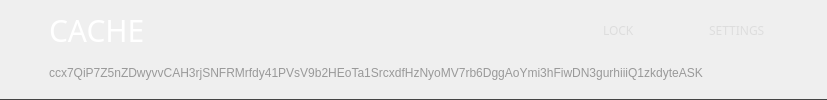
       <widget class="QGroupBox" name="headerBox">
        <property name="sizePolicy">
         <sizepolicy hsizetype="Expanding" vsizetype="Expanding">
          <horstretch>0</horstretch>
          <verstretch>0</verstretch>
         </sizepolicy>
        </property>
        <property name="minimumSize">
         <size>
          <width>0</width>
          <height>100</height>
         </size>
        </property>
        <property name="maximumSize">
         <size>
          <width>16777215</width>
          <height>100</height>
         </size>
        </property>
        <property name="styleSheet">
         <string notr="true">border: none; border-bottom: 1px solid #444;</string>
        </property>
        <property name="title">
         <string/>
        </property>
        <layout class="QGridLayout" name="gridLayout_6">
         <property name="leftMargin">
          <number>18</number>
         </property>
         <property name="topMargin">
          <number>9</number>
         </property>
         <property name="rightMargin">
          <number>18</number>
         </property>
         <item row="1" column="1" colspan="4">
          <widget class="QPushButton" name="m_copyAddressButton_3">
           <property name="minimumSize">
            <size>
             <width>0</width>
             <height>31</height>
            </size>
           </property>
           <property name="maximumSize">
            <size>
             <width>16777215</width>
             <height>31</height>
            </size>
           </property>
           <property name="layoutDirection">
            <enum>Qt::LeftToRight</enum>
           </property>
           <property name="styleSheet">
            <string notr="true">border: none; 
        
        color: #999;
        text-align: left;</string>
           </property>
           <property name="text">
            <string notr="true">ccx7QiP7Z5nZDwyvvCAH3rjSNFRMrfdy41PVsV9b2HEoTa1SrcxdfHzNyoMV7rb6DggAoYmi3hFiwDN3gurhiiiQ1zkdyteASK</string>
           </property>
           <property name="checkable">
            <bool>false</bool>
           </property>
          </widget>
         </item>
         <item row="1" column="0">
          <widget class="QPushButton" name="m_qrButton">
           <property name="sizePolicy">
            <sizepolicy hsizetype="Minimum" vsizetype="Expanding">
             <horstretch>0</horstretch>
             <verstretch>0</verstretch>
            </sizepolicy>
           </property>
           <property name="minimumSize">
            <size>
             <width>25</width>
             <height>31</height>
            </size>
           </property>
           <property name="maximumSize">
            <size>
             <width>25</width>
             <height>31</height>
            </size>
           </property>
           <property name="styleSheet">
            <string notr="true">border: none;</string>
           </property>
           <property name="text">
            <string notr="true"/>
           </property>
           <property name="icon">
            <iconset resource="../../resources.qrc">
             <normaloff>:/images/qr</normaloff>:/images/qr</iconset>
           </property>
           <property name="iconSize">
            <size>
             <width>16</width>
             <height>16</height>
            </size>
           </property>
          </widget>
         </item>
         <item row="0" column="1" colspan="3">
          <widget class="QLabel" name="m_myMoonBankWalletTitle">
           <property name="sizePolicy">
            <sizepolicy hsizetype="MinimumExpanding" vsizetype="Preferred">
             <horstretch>0</horstretch>
             <verstretch>0</verstretch>
            </sizepolicy>
           </property>
           <property name="minimumSize">
            <size>
             <width>0</width>
             <height>31</height>
            </size>
           </property>
           <property name="maximumSize">
            <size>
             <width>160000</width>
             <height>60</height>
            </size>
           </property>
           <property name="font">
            <font>
             <family>Poppins</family>
             <pointsize>-1</pointsize>
             <weight>50</weight>
             <bold>false</bold>
            </font>
           </property>
           <property name="styleSheet">
            <string notr="true">color: #fff;
        background: transparent;
        font-size: 30px;
        
        font-weight: normal;
  		 border: none;</string>
           </property>
           <property name="text">
            <string>CACHE</string>
           </property>
          </widget>
         </item>
         <item row="0" column="5">
          <widget class="QPushButton" name="lm_settingsButton">
           <property name="minimumSize">
            <size>
             <width>100</width>
             <height>31</height>
            </size>
           </property>
           <property name="maximumSize">
            <size>
             <width>100</width>
             <height>60</height>
            </size>
           </property>
           <property name="font">
            <font>
             <family>Poppins</family>
            </font>
           </property>
           <property name="styleSheet">
            <string notr="true">QPushButton {
text-align: left; color: #ddd; 

border: none;
}

QPushButton:hover {
text-align: left; color: pink; 

border: none;
}</string>
           </property>
           <property name="text">
            <string>SETTINGS</string>
           </property>
           <property name="icon">
            <iconset resource="../../resources.qrc">
             <normaloff>:/icons/settings</normaloff>:/icons/settings</iconset>
           </property>
           <property name="iconSize">
            <size>
             <width>18</width>
             <height>18</height>
            </size>
           </property>
          </widget>
         </item>
         <item row="0" column="4">
          <widget class="QPushButton" name="lm_lockWalletButton">
           <property name="minimumSize">
            <size>
             <width>100</width>
             <height>31</height>
            </size>
           </property>
           <property name="maximumSize">
            <size>
             <width>100</width>
             <height>60</height>
            </size>
           </property>
           <property name="font">
            <font>
             <family>Poppins</family>
            </font>
           </property>
           <property name="styleSheet">
            <string notr="true">QPushButton {
text-align: left; color: #ddd;

border: none;
}

QPushButton:hover {
text-align: left; color: pink; 

border: none;
  }</string>
           </property>
           <property name="text">
            <string>LOCK</string>
           </property>
           <property name="icon">
            <iconset resource="../../resources.qrc">
             <normaloff>:/icons/lock</normaloff>:/icons/lock</iconset>
           </property>
           <property name="iconSize">
            <size>
             <width>18</width>
             <height>18</height>
            </size>
           </property>
          </widget>
         </item>
         <item row="0" column="0">
          <widget class="QLabel" name="m_titleIcon">
           <property name="sizePolicy">
            <sizepolicy hsizetype="Preferred" vsizetype="Preferred">
             <horstretch>0</horstretch>
             <verstretch>0</verstretch>
            </sizepolicy>
           </property>
           <property name="minimumSize">
            <size>
             <width>0</width>
             <height>0</height>
            </size>
           </property>
           <property name="styleSheet">
            <string notr="true">border: none;
color: #fff;
font-size: 30px;</string>
           </property>
           <property name="text">
            <string/>
           </property>
           <property name="pixmap">
            <pixmap resource="../../resources.qrc">:/icons/icon-home</pixmap>
           </property>
           <property name="alignment">
            <set>Qt::AlignCenter</set>
           </property>
          </widget>
         </item>
        </layout>
       </widget>
